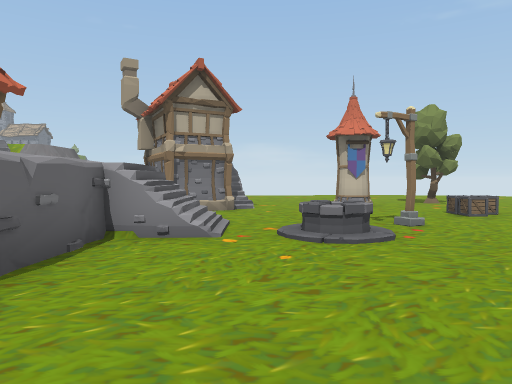
view 1 (above)

14 first-person views from a walk through a 3-D level made in the Unity game engine. The camera is 1.5 m above the floor, tilts 2° down and sees 70° across. The floor is counted in squares, 2 m on a side. Each view is taken from the middle of a square. On the plan, view 1 faces up. The plan holds only what a view shows up to about 11 squares ahead; the rest is blank. The place goes on beyond the plan. The player character is not drawn. Some animated figures are not drawn. Some surface patterns are stand-ins.

view 2
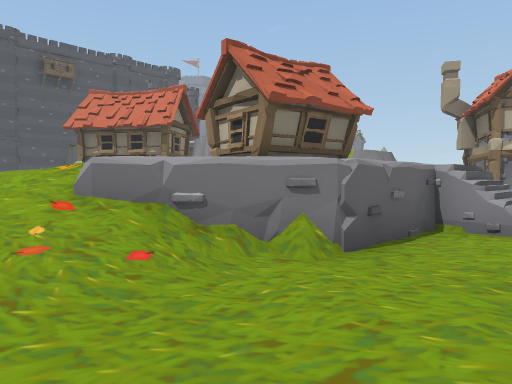

view 3
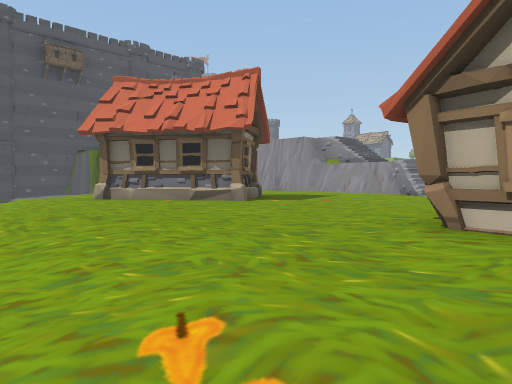

view 4
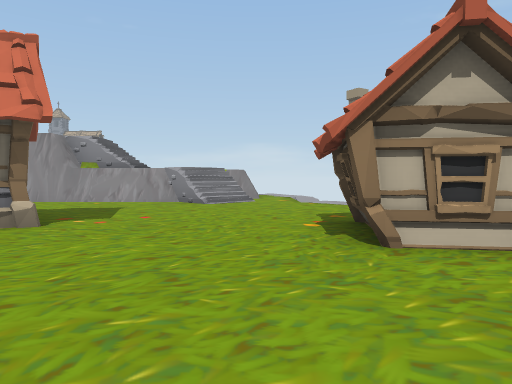

view 5
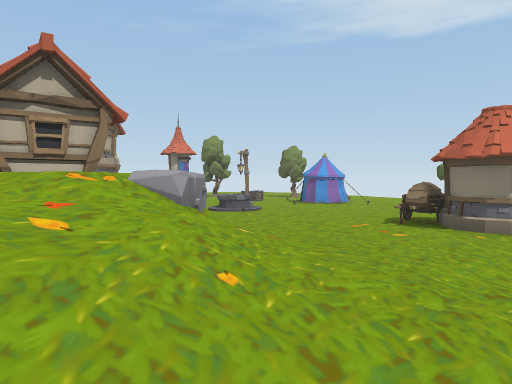

view 6
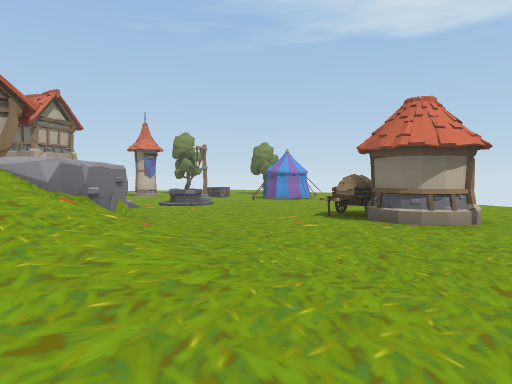

view 7
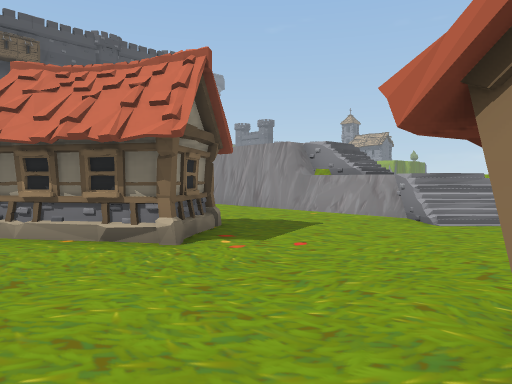

view 8
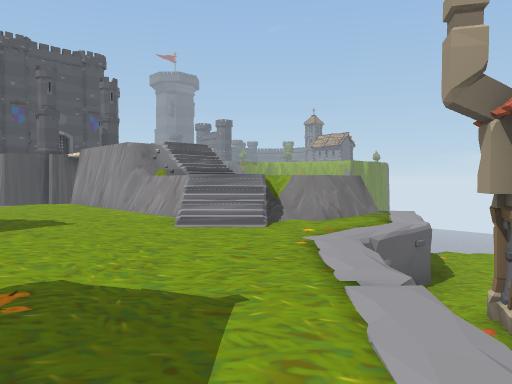

view 9
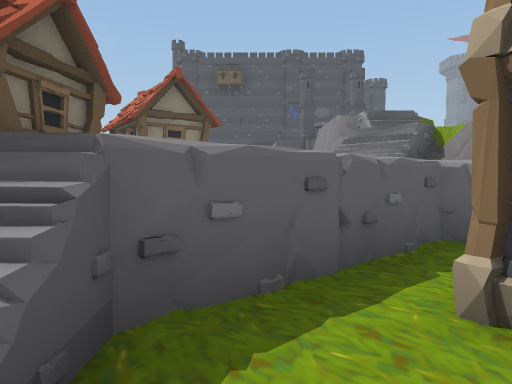

view 10
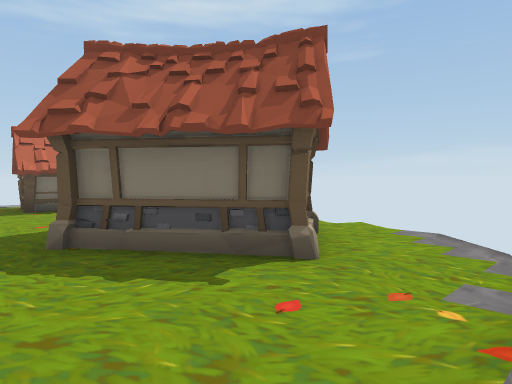

view 11
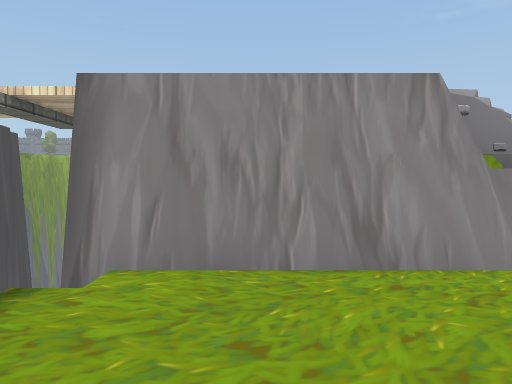

view 12
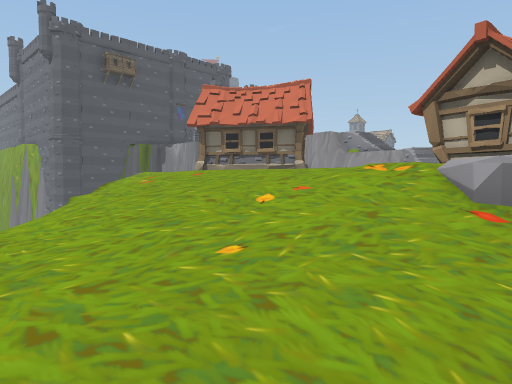

view 13
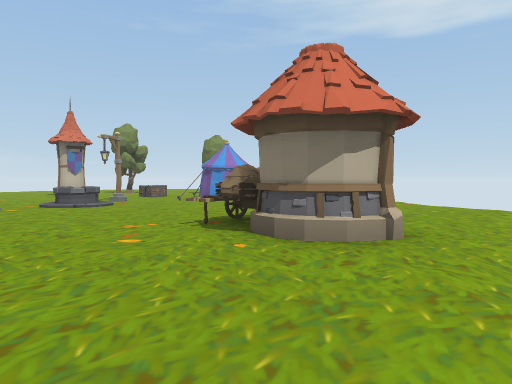

view 14
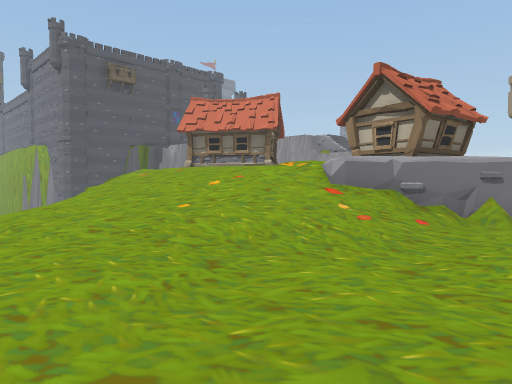

### Floor plan
Key: @ floor where view 1 was taken; # wall or solid block; x gap in a wall; . main floor; : floor 1.5 m higher than the main floor; + floor 2 m higher than the main floor; * floor 3.5 m higher than the main floor; / step, stairs or slope; = window, fence, low wall or low ledge; v drop or lower ground; T tree; C crate; W well; O other object.
Columns run from 15 left of view 1 to 7 right of it. Each row starts with its distance up from view 1.
 13          #
 12          #
 11      #* =###.O .. O.T
 10     ##* /+/#OOOO. O..
  9 v####=v=//+##OO.. ....
  8 v+++++++++++#O... .CC.
  7  ++++++++++++#.......
  6  v++++++++++++/...O..O
  5  v++###+++##++/.W../O
  4  v++###+++##x+......
  3   ++#+++++##+v......
  2   v+++++++++/#......
  1     v/:+::+/=.......
  0     v////////..@OO.  O.
 -1      vv///////..##..../
 -2        //////...##..../
 -3         /////......///
 -4           ///////

Where each view was taken, in squares from view 1:
view 1: 0 up, 0 right, facing up
view 2: 1 down, 0 right, facing up-left
view 3: 0 up, 4 left, facing up-left
view 4: 0 up, 6 left, facing up
view 5: 3 down, 6 left, facing up-right
view 6: 4 down, 5 left, facing up-right
view 7: 2 up, 5 left, facing up-left
view 8: 5 up, 2 left, facing up-left
view 9: 7 up, 0 right, facing left
view 10: 7 up, 14 left, facing down-right
view 11: 6 up, 13 left, facing up
view 12: 3 down, 3 left, facing up-left
view 13: 4 down, 2 left, facing up-right
view 14: 4 down, 1 left, facing up-left
